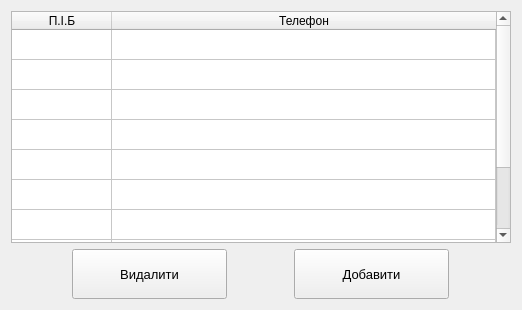
<?xml version="1.0" encoding="UTF-8"?>
<ui version="4.0">
 <class>widgetPatients</class>
 <widget class="QWidget" name="widgetPatients">
  <property name="geometry">
   <rect>
    <x>0</x>
    <y>0</y>
    <width>522</width>
    <height>310</height>
   </rect>
  </property>
  <property name="windowTitle">
   <string>Form</string>
  </property>
  <layout class="QVBoxLayout" name="verticalLayout">
   <item>
    <widget class="QTableWidget" name="tableWidgetUsers">
     <property name="minimumSize">
      <size>
       <width>500</width>
       <height>200</height>
      </size>
     </property>
     <property name="rowCount">
      <number>10</number>
     </property>
     <attribute name="horizontalHeaderCascadingSectionResizes">
      <bool>true</bool>
     </attribute>
     <attribute name="horizontalHeaderShowSortIndicator" stdset="0">
      <bool>true</bool>
     </attribute>
     <attribute name="horizontalHeaderStretchLastSection">
      <bool>true</bool>
     </attribute>
     <attribute name="verticalHeaderVisible">
      <bool>false</bool>
     </attribute>
     <attribute name="verticalHeaderCascadingSectionResizes">
      <bool>true</bool>
     </attribute>
     <attribute name="verticalHeaderHighlightSections">
      <bool>true</bool>
     </attribute>
     <attribute name="verticalHeaderShowSortIndicator" stdset="0">
      <bool>true</bool>
     </attribute>
     <attribute name="verticalHeaderStretchLastSection">
      <bool>true</bool>
     </attribute>
     <row/>
     <row/>
     <row/>
     <row/>
     <row/>
     <row/>
     <row/>
     <row/>
     <row/>
     <row/>
     <column>
      <property name="text">
       <string>П.І.Б</string>
      </property>
     </column>
     <column>
      <property name="text">
       <string>Телефон</string>
      </property>
     </column>
    </widget>
   </item>
   <item>
    <layout class="QHBoxLayout" name="horizontalLayout">
     <item>
      <widget class="QPushButton" name="btnRemove">
       <property name="minimumSize">
        <size>
         <width>0</width>
         <height>50</height>
        </size>
       </property>
       <property name="maximumSize">
        <size>
         <width>155</width>
         <height>50</height>
        </size>
       </property>
       <property name="font">
        <font>
         <pointsize>10</pointsize>
        </font>
       </property>
       <property name="text">
        <string>Видалити</string>
       </property>
      </widget>
     </item>
     <item>
      <widget class="QPushButton" name="btnAdd">
       <property name="minimumSize">
        <size>
         <width>0</width>
         <height>50</height>
        </size>
       </property>
       <property name="maximumSize">
        <size>
         <width>155</width>
         <height>50</height>
        </size>
       </property>
       <property name="font">
        <font>
         <pointsize>10</pointsize>
        </font>
       </property>
       <property name="text">
        <string>Добавити</string>
       </property>
      </widget>
     </item>
    </layout>
   </item>
  </layout>
 </widget>
 <resources/>
 <connections/>
</ui>
